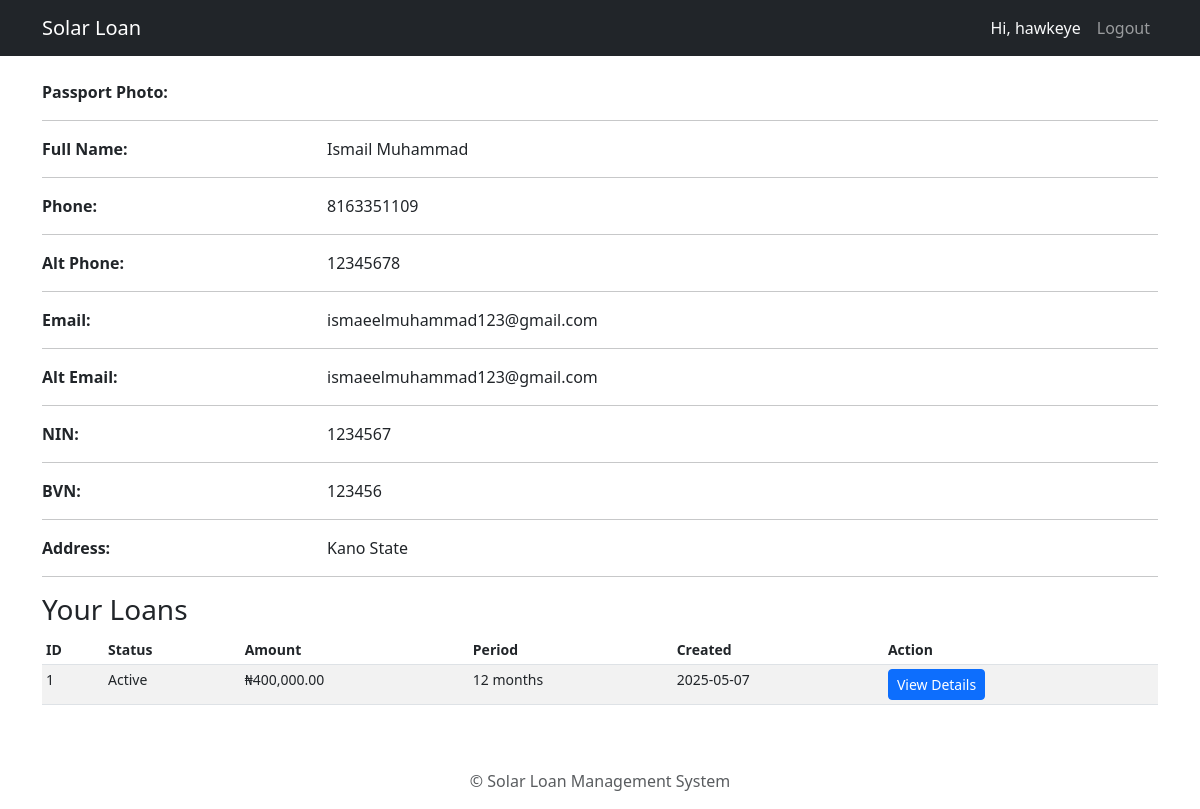
The app's page / (signed in) with its own data.
### customers/models.py (models this page shows, shortened)
class Customer(models.Model):
    fullName = models.CharField(max_length=200)
    user = models.OneToOneField(User, on_delete=models.CASCADE)
    phoneNumber = models.CharField(max_length=15)
    alternatePhoneNumber = models.CharField(max_length=10, blank=True)
    email= models.EmailField(blank=True)
    alternate_email = models.EmailField(blank=True)
    nin = models.CharField(max_length=20)
    address = models.TextField()
    bvn = models.CharField(blank=True, max_length=20)
    date_date = models.DateField(auto_now_add=True)
    passport_photo = models.ImageField(upload_to="passport_pictures", blank=True)

### loans/models.py (models this page shows, shortened)
class Loan(models.Model):
    LOAD_STATUS_CHOICES = [
        ("active", "Active"),
        ("completed", "Completed"),
        ("canceled", "Canceled")
    ]
    customer = models.ForeignKey(Customer, on_delete=models.CASCADE)
    total_amount = models.DecimalField(max_digits=10, decimal_places=2)
    period = models.PositiveIntegerField(default=12)
    created_at = models.DateTimeField(auto_now_add=True)
    status = models.CharField(max_length=10, choices=LOAD_STATUS_CHOICES)

### customers/views.py (the view)
# urls.py: path('', profile, name='customer_dashboard'),
@login_required(login_url="login")
def profile(request):
    try:
        customer_instance = get_object_or_404(Customer, user=request.user)
        loans = Loan.objects.filter(customer=customer_instance)
        return render(request, 'customers/profile.html', {'loans': loans})
    except Customer.DoesNotExist:
        logout(request)
        messages.error(request,"No Profile was found for this account")
        return render(request, "customers/login.html")

### customers/templates/customers/profile.html (shortened to what this page needs)
{% extends 'base.html' %}
{% load humanize %}
{% block content %}
<div class="row mb-3">
    <div class="col-3"><strong>Passport Photo:</strong></div>
    <div class="col-9">
    </div>
</div>
<hr>
<div class="row mb-3">
    <div class="col-3"><strong>Full Name:</strong></div>
    <div class="col-9">{{ request.user.customer.fullName }}</div>
</div>
<hr>
<div class="row mb-3">
    <div class="col-3"><strong>Phone:</strong></div>
    <div class="col-9">{{ request.user.customer.phoneNumber }}</div>
</div>
<hr>
<div class="row mb-3">
    <div class="col-3"><strong>Alt Phone:</strong></div>
    <div class="col-9">{{ request.user.customer.alternatePhoneNumber }}</div>
</div>
<hr>
<div class="row mb-3">
    <div class="col-3"><strong>Email:</strong></div>
    <div class="col-9">{{ request.user.customer.email }}</div>
</div>
<hr>
<div class="row mb-3">
    <div class="col-3"><strong>Alt Email:</strong></div>
    <div class="col-9">{{ request.user.customer.alternate_email }}</div>
</div>
<hr>
<div class="row mb-3">
    <div class="col-3"><strong>NIN:</strong></div>
    <div class="col-9">{{ request.user.customer.nin }}</div>
</div>
<hr>
<div class="row mb-3">
    <div class="col-3"><strong>BVN:</strong></div>
    <div class="col-9">{{ request.user.customer.bvn }}</div>
</div>
<hr>
<div class="row mb-3">
    <div class="col-3"><strong>Address:</strong></div>
    <div class="col-9">{{ request.user.customer.address }}</div>
</div>
<hr>
<h3>Your Loans</h3>
<div class="table-responsive small">
    <table class="table table-striped table-sm">
        <thead>
            <tr>
                <th scope="col">ID</th>
                <th scope="col">Status</th>
                <th scope="col">Amount</th>
                <th scope="col">Period</th>
                <th scope="col">Created</th>
                <th scope="col">Action</th>
            </tr>
        </thead>
        <tbody>
            {% for loan in loans %}
            <tr>
                <td>{{ forloop.counter|intcomma }}</td>
                <td>{{ loan.get_status_display }}</td>
                <td>₦{{ loan.total_amount|intcomma }}</td>
                <td>{{ loan.period }} months</td>
                <td>{{ loan.created_at|date:"Y-m-d" }}</td>
                <td><a class="btn btn-primary btn-sm" href="{% url 'loan_detail' loan.id %}">View
                        Details</a></td>
            </tr>
            {% endfor %}
        </tbody>
    </table>
</div>
{% endblock %}

### templates/base.html (shortened to what this page needs)
<!DOCTYPE html>
<html lang="en">
<head>
    <link href="https://cdn.jsdelivr.net/npm/bootstrap@5.3.0/dist/css/bootstrap.min.css" rel="stylesheet">
</head>
<body>
    <nav class="navbar sticky-top navbar-expand-lg navbar-dark bg-dark mb-4">
        <div class="container">
            <a class="navbar-brand" href="{% url 'customer_dashboard' %}">Solar Loan</a>
            <div class=" navbar-collapse">
                {% if user.is_authenticated %}
                <ul class="navbar-nav ms-auto">
                    <li class="nav-item">
                        <span class="nav-link text-light">Hi, {{ user.username }}</span>
                    </li>
                    <li class="nav-item">
                        <a class="nav-link" href="{% url 'logout' %}">Logout</a>
                    </li>
                </ul>
                {% else %}
                <ul class="navbar-nav ms-auto">
                    <li class="nav-item">
                        <a class="nav-link" href="{% url 'login' %}">Login</a>
                    </li>
                </ul>
                {% endif %}
            </div>
        </div>
    </nav>
    <div class="container">
        {% block content %}{% endblock %}
    </div>
    <footer class="text-center mt-5 mb-3 text-muted">
        &copy; {{ now|date:"Y" }} Solar Loan Management System
    </footer>
</body>
</html>

### records on screen
Loan: status "Active", total_amount "400,000.00", period "12", created_at "2025-05-07"

### other values on screen
{{ user.username }} "hawkeye"
{{ request.user.customer.fullName }} "Ismail Muhammad"
{{ request.user.customer.phoneNumber }} "8163351109"
{{ request.user.customer.alternatePhoneNumber }} "12345678"
{{ request.user.customer.email }} "ismaeelmuhammad123@gmail.com"
{{ request.user.customer.alternate_email }} "ismaeelmuhammad123@gmail.com"
{{ request.user.customer.nin }} "1234567"
{{ request.user.customer.bvn }} "123456"
{{ request.user.customer.address }} "Kano State"
